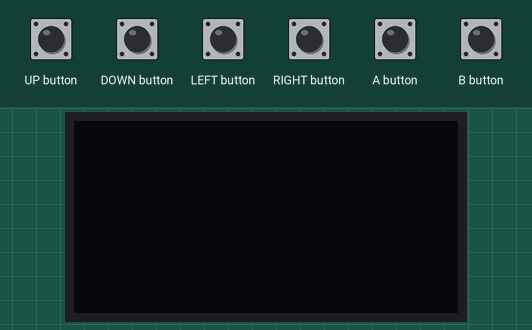
This sketch was run on a simulated Arduboy, built with avr-gcc and run on an emulated ATmega32U4. On the bench: 128×64 one-colour display. Inputs (shaded band) come from the test bench. USB keyboard and mouse output is not drawn.

Above: at 1.2 s.
1.3 s: A button pressed for 0.15 s
2.0 s: B button pressed for 1 s
At 2.9 s:
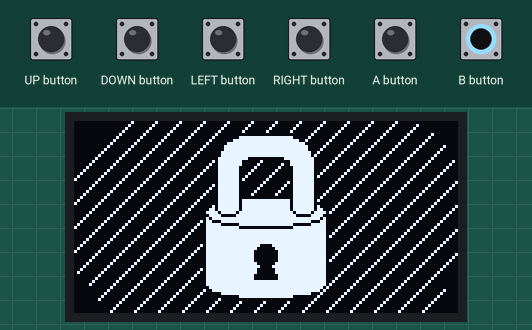
3.6 s: UP button pressed for 0.15 s
4.3 s: DOWN button pressed for 1 s
At 4.66 s:
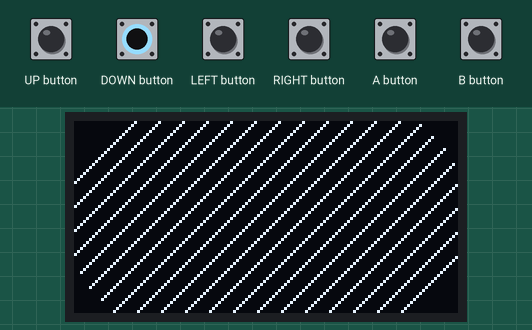
5.9 s: LEFT button pressed for 0.15 s
At 6.5 s:
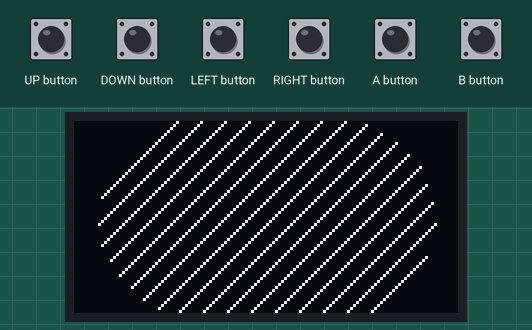
8.1 s: RIGHT button pressed for 0.15 s
At 8.29 s:
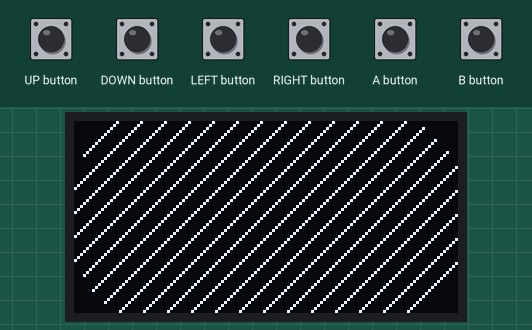

Measured:
- after the input at 8.1 s, the display: changes at once (image 4)

The sketch:

ScreenLock.ino
```cpp
#include <Arduboy.h>
#include <Keyboard.h>

#include "bitmaps.h"

#define LOCK_WIDTH 48
#define LOCK_HEIGHT 56

uint16_t frameCount = 0;
uint16_t animateCount = 0;
uint16_t lockCount = 0;

struct Keystate {
  bool a = false;
  bool b = false;
  bool left = false;
  bool right = false;
  bool up = false;
  bool down = false;
};

Keystate prevKeys;
Keystate curKeys;

Arduboy arduboy;

int lockKeyDown = false;

void setup() {
  // put your setup code here, to run once:
  arduboy.start();
  arduboy.setFrameRate(60);

  Keyboard.begin();
}

void loop() {
  // put your main code here, to run repeatedly:
  if (!(arduboy.nextFrame()))
    return;

  curKeys.a = arduboy.pressed(A_BUTTON);
  curKeys.b = arduboy.pressed(B_BUTTON);
  curKeys.left = arduboy.pressed(LEFT_BUTTON);
  curKeys.right = arduboy.pressed(RIGHT_BUTTON);
  curKeys.up = arduboy.pressed(UP_BUTTON);
  curKeys.down = arduboy.pressed(DOWN_BUTTON);

  if (!lockKeyDown && (curKeys.a || curKeys.b)) {
    lockKeyDown = true;
    startLock();
  }
  if (lockKeyDown && !(curKeys.a || curKeys.b)) {
    lockKeyDown = false;
    Keyboard.releaseAll();
  }

  if (!prevKeys.left && curKeys.left) {
    startMove(KEY_LEFT_ARROW);
  }

  if (!prevKeys.right && curKeys.right) {
    startMove(KEY_RIGHT_ARROW);
  }

  if (!prevKeys.up && curKeys.up) {
    startMove(KEY_UP_ARROW);
  }

  if (!prevKeys.down && curKeys.down) {
    startMove(KEY_DOWN_ARROW);
  }

  if ((prevKeys.left && !curKeys.left) ||
      (prevKeys.right && !curKeys.right) ||
      (prevKeys.up && !curKeys.up) ||
      (prevKeys.down && !curKeys.down)) {
    Keyboard.releaseAll();
  }

  if (lockKeyDown || curKeys.left || curKeys.right || curKeys.up || curKeys.down) {
    animateCount = 30;
  }
  if (lockKeyDown) {
    lockCount = 30;
  }

  if (lockCount > 0) {
    lockCount --;
  }
  if (animateCount > 0) {
    animateCount --;

    arduboy.clearDisplay();
    if (animateCount > 0) {
      drawBackground();
    }
    if (lockCount > 0) {
      drawLock();
    }
    arduboy.display();
  }

  frameCount += 4;

  prevKeys = curKeys;
}

void drawLock() {
  arduboy.drawBitmap((WIDTH - LOCK_WIDTH) / 2, (HEIGHT - LOCK_HEIGHT) / 2,
              lock_mask, LOCK_WIDTH, LOCK_HEIGHT, BLACK);
  arduboy.drawBitmap((WIDTH - LOCK_WIDTH) / 2, (HEIGHT - LOCK_HEIGHT) / 2,
              lock, LOCK_WIDTH, LOCK_HEIGHT, WHITE);
}

void drawBackground() {
  for (uint8_t y = 0; y < HEIGHT; y ++) {
    int8_t dy = y - HEIGHT / 2;
    for (uint8_t x = 0; x < WIDTH; x ++) {
      int8_t dx = x - WIDTH / 2;

      if (dx * dx + 2 * dy * dy < 160 * animateCount &&
          ((x + y) & 0b111) == ((frameCount >> 2) & 0b111)) {
        arduboy.drawPixel(x, y, WHITE);
      }
    }
  }
}

void startLock() {
  Keyboard.press(KEY_LEFT_CTRL);
  Keyboard.press(KEY_LEFT_ALT);
  Keyboard.press('l');
  arduboy.tunes.tone(785, 20);
}

void startMove(int key) {
  Keyboard.press(KEY_LEFT_CTRL);
  Keyboard.press(KEY_LEFT_ALT);
  Keyboard.press(key);
}
```

bitmaps.cpp
```cpp
#include "bitmaps.h"

PROGMEM const unsigned char lock[] = {
	0b00000000,
	0b00000000,
	0b00000000,
	0b00000000,
	0b00000000,
	0b00000000,
	0b00000000,
	0b00000000,
	0b00000000,
	0b11000000,
	0b11110000,
	0b11111000,
	0b11111000,
	0b11111100,
	0b11111100,
	0b11111110,
	0b11111110,
	0b11111110,
	0b11111110,
	0b11111110,
	0b11111110,
	0b11111110,
	0b11111110,
	0b11111110,
	0b11111110,
	0b11111110,
	0b11111110,
	0b11111110,
	0b11111110,
	0b11111110,
	0b11111110,
	0b11111110,
	0b11111110,
	0b11111100,
	0b11111100,
	0b11111000,
	0b11111000,
	0b11110000,
	0b11000000,
	0b00000000,
	0b00000000,
	0b00000000,
	0b00000000,
	0b00000000,
	0b00000000,
	0b00000000,
	0b00000000,
	0b00000000,

	0b00000000,
	0b00000000,
	0b00000000,
	0b00000000,
	0b00000000,
	0b00000000,
	0b00000000,
	0b00000000,
	0b11111111,
	0b11111111,
	0b11111111,
	0b11111111,
	0b11111111,
	0b11111111,
	0b11111111,
	0b00000111,
	0b00000001,
	0b00000001,
	0b00000000,
	0b00000000,
	0b00000000,
	0b00000000,
	0b00000000,
	0b00000000,
	0b00000000,
	0b00000000,
	0b00000000,
	0b00000000,
	0b00000000,
	0b00000000,
	0b00000001,
	0b00000001,
	0b00000111,
	0b11111111,
	0b11111111,
	0b11111111,
	0b11111111,
	0b11111111,
	0b11111111,
	0b11111111,
	0b00000000,
	0b00000000,
	0b00000000,
	0b00000000,
	0b00000000,
	0b00000000,
	0b00000000,
	0b00000000,

	0b00000000,
	0b00000000,
	0b00000000,
	0b00000000,
	0b00000000,
	0b00000000,
	0b00000000,
	0b00000000,
	0b11111111,
	0b11111111,
	0b11111111,
	0b11111111,
	0b11111111,
	0b11111111,
	0b11111111,
	0b00000000,
	0b11000000,
	0b11000000,
	0b11000000,
	0b11000000,
	0b11000000,
	0b11000000,
	0b11000000,
	0b11000000,
	0b11000000,
	0b11000000,
	0b11000000,
	0b11000000,
	0b11000000,
	0b11000000,
	0b11000000,
	0b11000000,
	0b00000000,
	0b11111111,
	0b11111111,
	0b11111111,
	0b11111111,
	0b11111111,
	0b11111111,
	0b11111111,
	0b00000000,
	0b00000000,
	0b00000000,
	0b00000000,
	0b00000000,
	0b00000000,
	0b00000000,
	0b00000000,

	0b00000000,
	0b00000000,
	0b00000000,
	0b00000000,
	0b11110100,
	0b11101110,
	0b11011111,
	0b11011100,
	0b11011011,
	0b10110111,
	0b10110111,
	0b10110111,
	0b10110111,
	0b10110111,
	0b10111011,
	0b01111100,
	0b01111111,
	0b01111111,
	0b01111111,
	0b01111111,
	0b01111111,
	0b01111111,
	0b01111111,
	0b01111111,
	0b01111111,
	0b01111111,
	0b01111111,
	0b01111111,
	0b01111111,
	0b01111111,
	0b01111111,
	0b01111111,
	0b01111100,
	0b10111011,
	0b10110111,
	0b10110111,
	0b10110111,
	0b10110111,
	0b10110111,
	0b11011011,
	0b11011100,
	0b11011111,
	0b11101110,
	0b11110100,
	0b00000000,
	0b00000000,
	0b00000000,
	0b00000000,

	0b00000000,
	0b00000000,
	0b00000000,
	0b00000000,
	0b11111111,
	0b11111111,
	0b11111111,
	0b11111111,
	0b11111111,
	0b11111111,
	0b11111111,
	0b11111111,
	0b11111111,
	0b11111111,
	0b11111111,
	0b11111111,
	0b11111111,
	0b11111111,
	0b11111111,
	0b11111111,
	0b01111111,
	0b00111111,
	0b00011111,
	0b00011111,
	0b00011111,
	0b00011111,
	0b00111111,
	0b01111111,
	0b11111111,
	0b11111111,
	0b11111111,
	0b11111111,
	0b11111111,
	0b11111111,
	0b11111111,
	0b11111111,
	0b11111111,
	0b11111111,
	0b11111111,
	0b11111111,
	0b11111111,
	0b11111111,
	0b11111111,
	0b11111111,
	0b00000000,
	0b00000000,
	0b00000000,
	0b00000000,

	0b00000000,
	0b00000000,
	0b00000000,
	0b00000000,
	0b11111111,
	0b11111111,
	0b11111111,
	0b11111111,
	0b11111111,
	0b11111111,
	0b11111111,
	0b11111111,
	0b11111111,
	0b11111111,
	0b11111111,
	0b11111111,
	0b11111111,
	0b11111111,
	0b11111111,
	0b11111111,
	0b01111000,
	0b00010000,
	0b00000000,
	0b00000000,
	0b00000000,
	0b00000000,
	0b00010000,
	0b01111000,
	0b11111111,
	0b11111111,
	0b11111111,
	0b11111111,
	0b11111111,
	0b11111111,
	0b11111111,
	0b11111111,
	0b11111111,
	0b11111111,
	0b11111111,
	0b11111111,
	0b11111111,
	0b11111111,
	0b11111111,
	0b11111111,
	0b00000000,
	0b00000000,
	0b00000000,
	0b00000000,

	0b00000000,
	0b00000000,
	0b00000000,
	0b00000000,
	0b00000111,
	0b00001111,
	0b00011111,
	0b00011111,
	0b00011111,
	0b00111111,
	0b00111111,
	0b00111111,
	0b00111111,
	0b00111111,
	0b00111111,
	0b01111111,
	0b01111111,
	0b01111111,
	0b01111111,
	0b01111111,
	0b01111110,
	0b01111110,
	0b01111110,
	0b01111110,
	0b01111110,
	0b01111110,
	0b01111110,
	0b01111110,
	0b01111111,
	0b01111111,
	0b01111111,
	0b01111111,
	0b01111111,
	0b00111111,
	0b00111111,
	0b00111111,
	0b00111111,
	0b00111111,
	0b00111111,
	0b00011111,
	0b00011111,
	0b00011111,
	0b00001111,
	0b00000111,
	0b00000000,
	0b00000000,
	0b00000000,
	0b00000000,

};

PROGMEM const unsigned char lock_mask[] = {
	0b00000000,
	0b00000000,
	0b00000000,
	0b00000000,
	0b00000000,
	0b00000000,
	0b00000000,
	0b00000000,
	0b11000000,
	0b11110000,
	0b11111000,
	0b11111100,
	0b11111100,
	0b11111110,
	0b11111110,
	0b11111111,
	0b11111111,
	0b11111111,
	0b11111111,
	0b11111111,
	0b11111111,
	0b11111111,
	0b11111111,
	0b11111111,
	0b11111111,
	0b11111111,
	0b11111111,
	0b11111111,
	0b11111111,
	0b11111111,
	0b11111111,
	0b11111111,
	0b11111111,
	0b11111110,
	0b11111110,
	0b11111100,
	0b11111100,
	0b11111000,
	0b11110000,
	0b11000000,
	0b00000000,
	0b00000000,
	0b00000000,
	0b00000000,
	0b00000000,
	0b00000000,
	0b00000000,
	0b00000000,

	0b00000000,
	0b00000000,
	0b00000000,
	0b00000000,
	0b00000000,
	0b00000000,
	0b00000000,
	0b11111111,
	0b11111111,
	0b11111111,
	0b11111111,
	0b11111111,
	0b11111111,
	0b11111111,
	0b11111111,
	0b11111111,
	0b00000111,
	0b00000011,
	0b00000001,
	0b00000001,
	0b00000001,
	0b00000001,
	0b00000001,
	0b00000001,
	0b00000001,
	0b00000001,
	0b00000001,
	0b00000001,
	0b00000001,
	0b00000001,
	0b00000011,
	0b00000111,
	0b11111111,
	0b11111111,
	0b11111111,
	0b11111111,
	0b11111111,
	0b11111111,
	0b11111111,
	0b11111111,
	0b11111111,
	0b00000000,
	0b00000000,
	0b00000000,
	0b00000000,
	0b00000000,
	0b00000000,
	0b00000000,

	0b00000000,
	0b00000000,
	0b00000000,
	0b00000000,
	0b00000000,
	0b00000000,
	0b10000000,
	0b11111111,
	0b11111111,
	0b11111111,
	0b11111111,
	0b11111111,
	0b11111111,
	0b11111111,
	0b11111111,
	0b11111111,
	0b11100000,
	0b11100000,
	0b11100000,
	0b11100000,
	0b11100000,
	0b11100000,
	0b11100000,
	0b11100000,
	0b11100000,
	0b11100000,
	0b11100000,
	0b11100000,
	0b11100000,
	0b11100000,
	0b11100000,
	0b11100000,
	0b11111111,
	0b11111111,
	0b11111111,
	0b11111111,
	0b11111111,
	0b11111111,
	0b11111111,
	0b11111111,
	0b11111111,
	0b10000000,
	0b00000000,
	0b00000000,
	0b00000000,
	0b00000000,
	0b00000000,
	0b00000000,

	0b00000000,
	0b00000000,
	0b00000000,
	0b11111100,
	0b11111110,
	0b11111111,
	0b11111111,
	0b11111111,
	0b11111111,
	0b11111111,
	0b11111111,
	0b11111111,
	0b11111111,
	0b11111111,
	0b11111111,
	0b11111111,
	0b11111111,
	0b11111111,
	0b11111111,
	0b11111111,
	0b11111111,
	0b11111111,
	0b11111111,
	0b11111111,
	0b11111111,
	0b11111111,
	0b11111111,
	0b11111111,
	0b11111111,
	0b11111111,
	0b11111111,
	0b11111111,
	0b11111111,
	0b11111111,
	0b11111111,
	0b11111111,
	0b11111111,
	0b11111111,
	0b11111111,
	0b11111111,
	0b11111111,
	0b11111111,
	0b11111111,
	0b11111110,
	0b11111100,
	0b00000000,
	0b00000000,
	0b00000000,

	0b00000000,
	0b00000000,
	0b00000000,
	0b11111111,
	0b11111111,
	0b11111111,
	0b11111111,
	0b11111111,
	0b11111111,
	0b11111111,
	0b11111111,
	0b11111111,
	0b11111111,
	0b11111111,
	0b11111111,
	0b11111111,
	0b11111111,
	0b11111111,
	0b11111111,
	0b11111111,
	0b11111111,
	0b11111111,
	0b11111111,
	0b11111111,
	0b11111111,
	0b11111111,
	0b11111111,
	0b11111111,
	0b11111111,
	0b11111111,
	0b11111111,
	0b11111111,
	0b11111111,
	0b11111111,
	0b11111111,
	0b11111111,
	0b11111111,
	0b11111111,
	0b11111111,
	0b11111111,
	0b11111111,
	0b11111111,
	0b11111111,
	0b11111111,
	0b11111111,
	0b00000000,
	0b00000000,
	0b00000000,

	0b00000000,
	0b00000000,
	0b00000000,
	0b11111111,
	0b11111111,
	0b11111111,
	0b11111111,
	0b11111111,
	0b11111111,
	0b11111111,
	0b11111111,
	0b11111111,
	0b11111111,
	0b11111111,
	0b11111111,
	0b11111111,
	0b11111111,
	0b11111111,
	0b11111111,
	0b11111111,
	0b11111111,
	0b11111111,
	0b11111111,
	0b11111111,
	0b11111111,
	0b11111111,
	0b11111111,
	0b11111111,
	0b11111111,
	0b11111111,
	0b11111111,
	0b11111111,
	0b11111111,
	0b11111111,
	0b11111111,
	0b11111111,
	0b11111111,
	0b11111111,
	0b11111111,
	0b11111111,
	0b11111111,
	0b11111111,
	0b11111111,
	0b11111111,
	0b11111111,
	0b00000000,
	0b00000000,
	0b00000000,

	0b00000000,
	0b00000000,
	0b00000000,
	0b00000111,
	0b00001111,
	0b00011111,
	0b00111111,
	0b00111111,
	0b00111111,
	0b01111111,
	0b01111111,
	0b01111111,
	0b01111111,
	0b01111111,
	0b01111111,
	0b11111111,
	0b11111111,
	0b11111111,
	0b11111111,
	0b11111111,
	0b11111111,
	0b11111111,
	0b11111111,
	0b11111111,
	0b11111111,
	0b11111111,
	0b11111111,
	0b11111111,
	0b11111111,
	0b11111111,
	0b11111111,
	0b11111111,
	0b11111111,
	0b01111111,
	0b01111111,
	0b01111111,
	0b01111111,
	0b01111111,
	0b01111111,
	0b00111111,
	0b00111111,
	0b00111111,
	0b00011111,
	0b00001111,
	0b00000111,
	0b00000000,
	0b00000000,
	0b00000000,

};
```

bitmaps.h
```cpp
#ifndef BITMAPS_H
#define BITMAPS_H

#include <avr/pgmspace.h>

extern const unsigned char lock[];
extern const unsigned char lock_mask[];

#endif // BITMAPS_H
```
